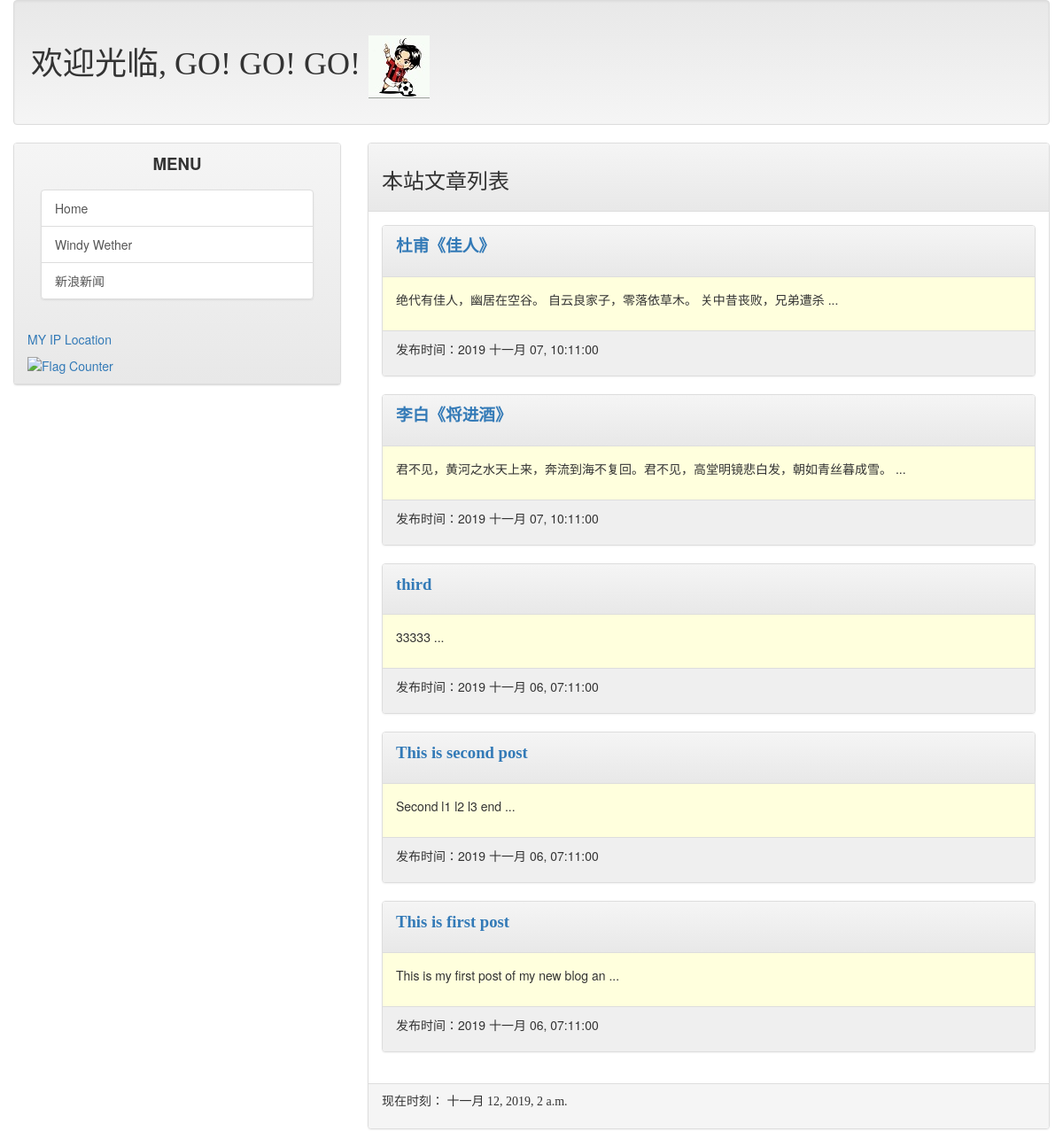
The app's page /, older data.
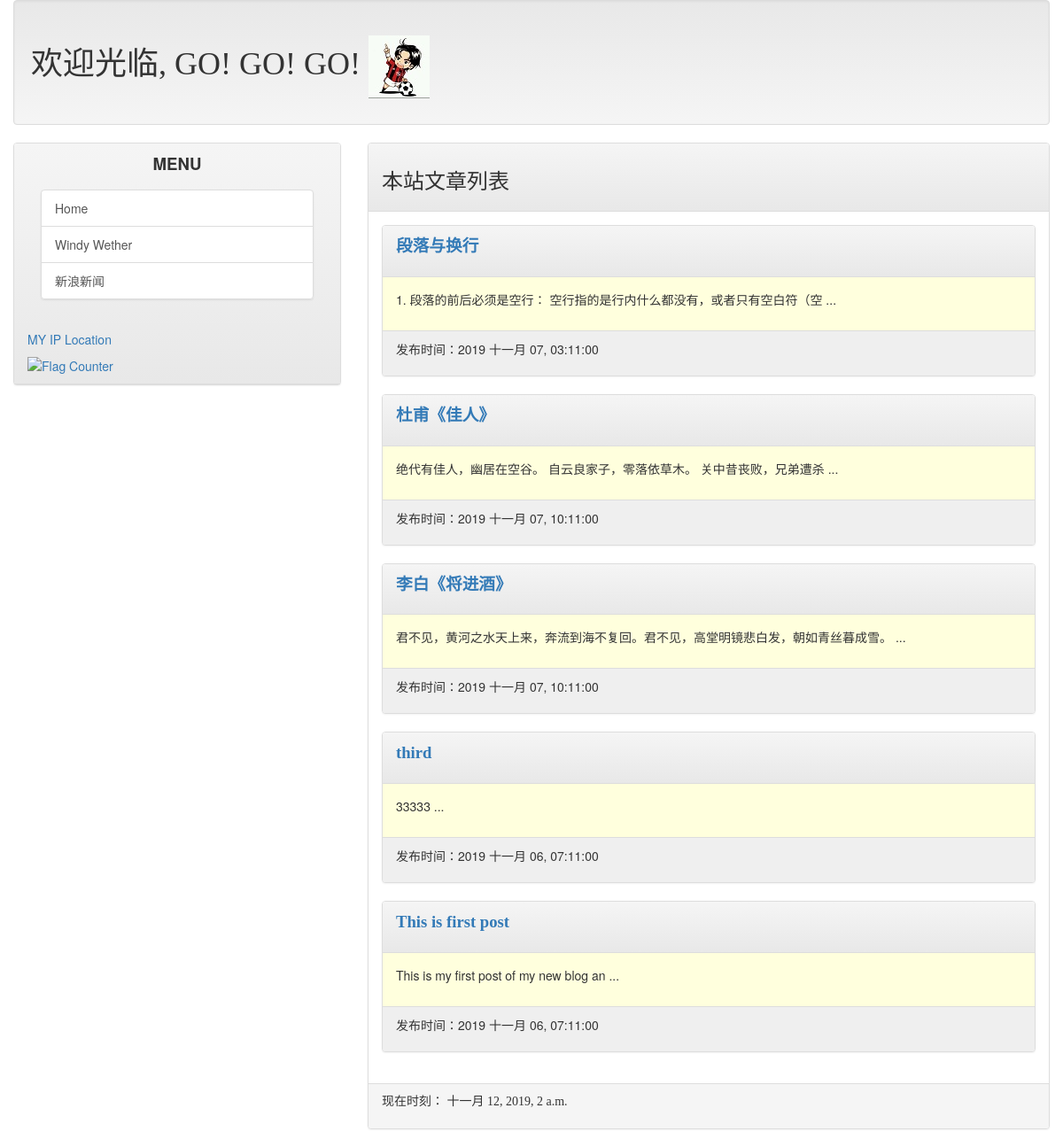
The same page, newer data.
### mainsite/models.py (models this page shows, shortened)
class Post(models.Model):
    title = models.CharField(max_length=200)
    slug = models.CharField(max_length=200)
    body = models.TextField()
    pub_date = models.DateTimeField(default=timezone.now)
    class Meta:
        ordering = ('-pub_date',)

### mainsite/views.py (the view)
# urls.py: path('', homepage),
def homepage(request):
    posts = Post.objects.all()
    now = datetime.now()
    return render(request, 'index.html', locals())

### templates/index.html (shortened to what this page needs)
{% extends 'base.html' %}
{% block headmessage %}
    <h3 style="font-family: 楷体;">本站文章列表</h3>
{% endblock %}
{% block content %}
    {% for post in posts %}
        <div class="panel panel-default">
            <div class="panel-heading">
                <p style="font-family: 微软雅黑; font-size: 14pt; font-weight: bold;">
                    <a href="/post/{{post.slug}}">{{ post.title }}</a>
                </p>
            </div>
            <div class="panel-body" style="background-color: #ffffdd;">
                <p>
                    {{ post.body | truncatechars:40 }} ...
                </p>
            </div>
            <div class="panel-footer" style="background-color: #efefef;">
                <p>
                    发布时间：{{ post.pub_date | date:"Y M d, h:m:s"}}
                </p>
            </div>
        </div>
    {% endfor %}
{% endblock %}

Row changes from the older to the newer data that the page shows:
removed Post: title "This is second post", body "Second l1 l2 l3 end", pub_date "2019 十一月 06, 07:11:00"
added Post: title "段落与换行", body "1. 段落的前后必须是空行： 空行指的是行内什么都没有，或者只有空白符（空", pub_date "2019 十一月 07, 03:11:00"
